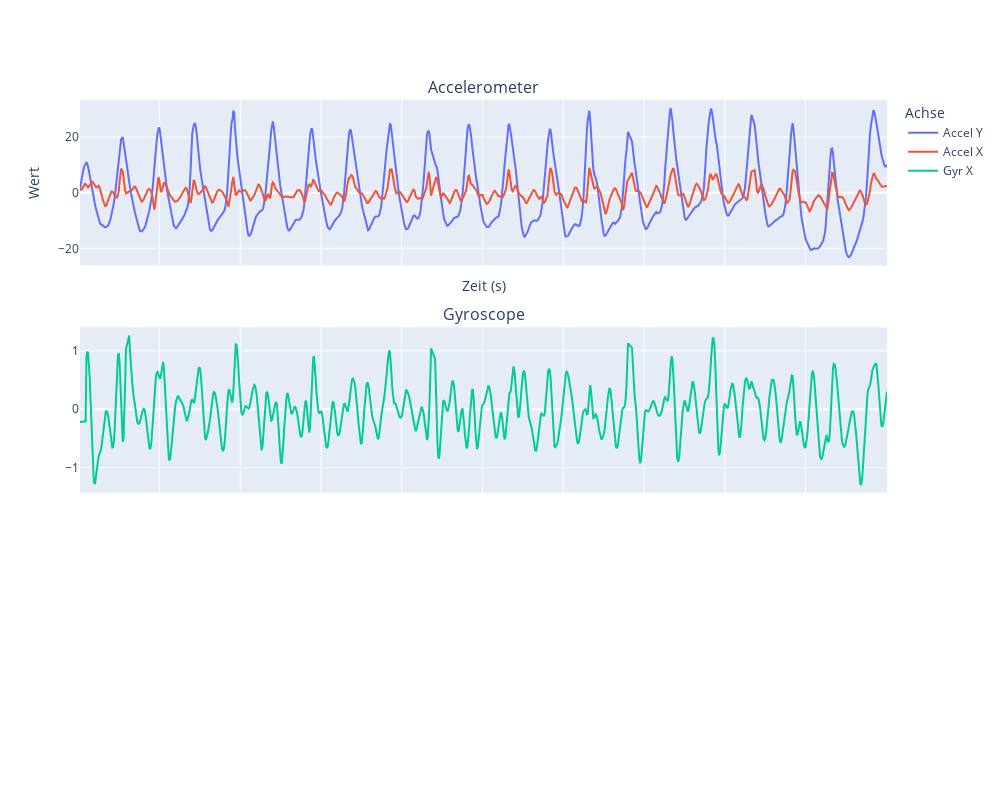

The notebook cell saved with this chart:
### Markdown cell above
Außreißer gefiltert

### Code cell
plot_df(filtered_df_z)

### Figure 1 — Plotly figure (JSON) as saved in the notebook; plotly's stock layout.template omitted (floating-point values rounded to 4 significant figures; data arrays with more than 128 entries replaced by an {"elided": "..."} marker saying what was removed)
{"data": [{"name": "Accel Y", "type": "scatter", "x": {"elided": "986 float values"}, "y": {"elided": "986 float values"}}, {"name": "Accel X", "type": "scatter", "x": {"elided": "986 float values"}, "y": {"elided": "986 float values"}}, {"marker": {"size": 4}, "name": "Gyr X", "type": "scatter", "x": {"elided": "986 float values"}, "xaxis": "x2", "y": {"elided": "986 float values"}, "yaxis": "y2"}], "layout": {"annotations": [{"font": {"size": 16}, "showarrow": false, "text": "Accelerometer", "x": 0.5, "xanchor": "center", "xref": "paper", "y": 1, "yanchor": "bottom", "yref": "paper"}, {"font": {"size": 16}, "showarrow": false, "text": "Gyroscope", "x": 0.5, "xanchor": "center", "xref": "paper", "y": 0.6333, "yanchor": "bottom", "yref": "paper"}], "height": 800, "legend": {"title": {"text": "Achse"}}, "width": 1000, "xaxis": {"anchor": "y", "domain": [0, 1], "matches": "x3", "showticklabels": false, "title": {"text": "Zeit (s)"}}, "xaxis2": {"anchor": "y2", "domain": [0, 1], "matches": "x3", "showticklabels": false}, "xaxis3": {"anchor": "y3", "domain": [0, 1]}, "yaxis": {"anchor": "x", "domain": [0.7333, 1], "title": {"text": "Wert"}}, "yaxis2": {"anchor": "x2", "domain": [0.3667, 0.6333]}, "yaxis3": {"anchor": "x3", "domain": [0, 0.2667]}}}
